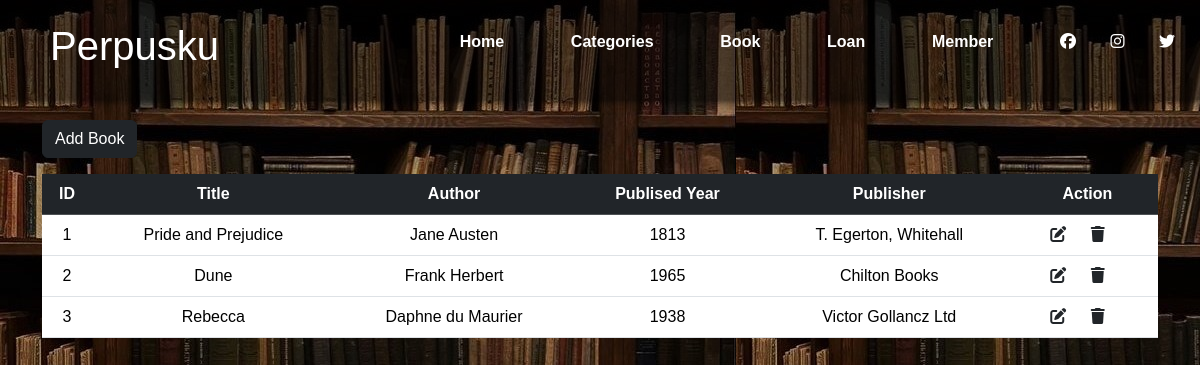
The page /book2.php on the database its author committed.
### tables this page shows
CREATE TABLE `books` (
  `Book_id` int(11) NOT NULL,
  `Title` varchar(100) DEFAULT NULL,
  `Author` varchar(50) DEFAULT NULL,
  `Published_year` int(11) DEFAULT NULL,
  `Publisher` varchar(50) DEFAULT NULL
);

### book2.php (the view, shortened to what this page needs)
<!DOCTYPE html>
<html lang="en">
<head>
    <link href="https://cdn.jsdelivr.net/npm/bootstrap@5.3.3/dist/css/bootstrap.min.css" rel="stylesheet">
    <link rel="stylesheet" href="styles.css">
    <link rel="stylesheet" href="https://cdnjs.cloudflare.com/ajax/libs/font-awesome/6.7.2/css/all.min.css" />
</head>
<body style="background: url(assets/img/library2.jpg)">
    <nav>
        <div class="logo"><h1>Perpusku</h1></div>
        <ul>
            <li><a href="index.php">Home</a></li>
            <li><a href="category.php">Categories</a></li>
            <li><a href="book.php">Book</a></li>
            <li><a href="loan.php">Loan</a></li>
            <li><a href="member.php">Member </a></li>
            <li>
                <a href="#"><i class="fab fa-facebook"></i></a>
                <a href="#"><i class="fab fa-instagram"></i></a>
                <a href="#"><i class="fab fa-twitter"></i></a>
            </li>
        </ul>
    </nav>
        <div class="container" style="padding-top: 120px;">
            <a href="book.php" class="btn btn-dark mb-3">Add Book</a>
            <table class="table table-hover text-center">
                <thead class="table-dark">
                <tr>
                    <th scope="col">ID</th>
                    <th scope="col">Title</th>
                    <th scope="col">Author</th>
                    <th scope="col">Publised Year</th>
                    <th scope="col">Publisher</th>
                    <th scope="col">Action</th>
                    </tr>
                </thead>
                <tbody>
                        <?php
                        include "db_conn.php";
                            $sql = "SELECT * FROM `books`";
                            $result = mysqli_query($conn, $sql);
                            while ($row = mysqli_fetch_assoc($result)){
                                ?>
                                <tr>
                                    <td><?php echo $row['Book_id']?></td>
                                    <td><?php echo $row['Title']?></td>
                                    <td><?php echo $row['Author']?></td>
                                    <td><?php echo $row['Published_year']?></td>
                                    <td><?php echo $row['Publisher']?></td>
                                    <td>
                                        <a href="edit_book.php?id=<?php echo $row['Book_id'] ?>" class="link-dark"><i class="fa-solid fa-pen-to-square fs-8 text-dark text-center"></i></a>
                                        <a href="delete_book.php?id=<?php echo $row['Book_id'] ?>" class="link-dark"><i class="fa-solid fa-trash fs-8 text-dark text-center"></i></a>
                                    </td>
                                </tr>
                                <?php
                            }
                        ?>
                </tbody>
            </table>
        </div>
</body>
</html>

### styles.css (style rules this page uses)
* { margin: 0; padding: 0; font-family: Arial, sans-serif; }
body { background-size: cover; height: 100vh; width: 100%; background-position: center; }
nav { width: 100%; height: 100px; display: flex; justify-content: space-between; align-items: center; position: fixed; z-index: 99; box-shadow: 0 0 10px #000; background: rgba(0, 0, 0, 0.5); }
i { color: white; cursor: pointer; padding-right: 20px; }
nav .logo { flex: 1; color: #fff; margin-left: 50px; text-decoration: uppercase; font-size: 25px; font-family: Impact, Haettenschweiler, 'Arial Narrow Bold', sans-serif; }
nav ul { flex: 2; display: flex; justify-content: space-between; align-items: center; }
nav ul li { list-style: none; line-height: 50px; }
nav ul li a { text-decoration: none; color: #fff; font-weight: 600; text-decoration: uppercase; padding: 7px 5px; }

### rows shown on the page
books: Book_id "1", Title "Pride and Prejudice", Author "Jane Austen", Published_year "1813", Publisher "T. Egerton, Whitehall"
books: Book_id "2", Title "Dune", Author "Frank Herbert", Published_year "1965", Publisher "Chilton Books"
books: Book_id "3", Title "Rebecca", Author "Daphne du Maurier", Published_year "1938", Publisher "Victor Gollancz Ltd"
